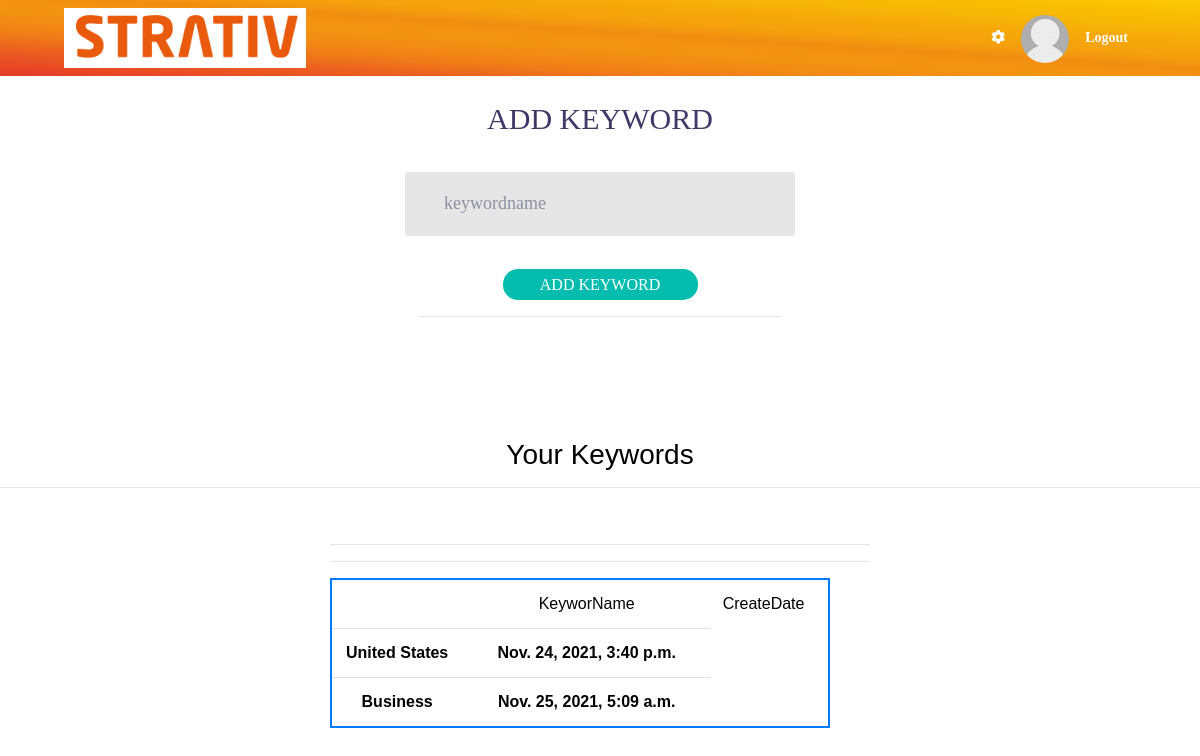
/keyword (signed in), run on the app's committed database.
### NewsFeed/models.py (models this page shows)
class Keywords(models.Model):
    keyword=models.CharField(max_length=100)
    created = models.DateTimeField(auto_now_add=True)
    user = models.ForeignKey(settings.AUTH_USER_MODEL,
                                 on_delete=models.CASCADE)

### NewsFeed/views.py (the view)
# urls.py: path("keyword", views.addkeywords, name="keyword"),
def addkeywords(request):
    if request.method == "POST":
        form = KeywordForm(request.POST)
        if form.is_valid():
            add_keyword = Keywords.objects.create(
                user=User.objects.get(pk=request.user.id),
                keyword=form.cleaned_data["keywordname"]
            )
            add_keyword.save()
            messages.success(request, "Keyword has been added successfully.")
            response = redirect("allnews")
            response['Location'] += '?option=country'
            return response
        else:
            messages.error(request, form.errors)
    else:
        form = KeywordForm()
        userkeywords = Keywords.objects.filter(user=request.user).values('keyword', 'created')
        return render(request, "NewsFeed/addkeyword.html", {"keyword_form": form, 'userkeywords': userkeywords})

### NewsFeed/forms.py
class KeywordForm(forms.Form):
    keywordname = forms.CharField(label='Keyword', max_length=150)

### NewsFeed/templates/NewsFeed/addkeyword.html (shortened to what this page needs)
{% extends "NewsFeed/layouts/base.html" %}
{% block content %}
<div class="limiter">
    <div class="container-login100" style="min-height: 10vh!important;">
        <div class="wrap-login100 p-t-10 p-b-90">
            <form action="{% url 'keyword' %}" method="POST" class="login100-form validate-form flex-sb flex-w">
                <span class="login100-form-title p-b-35">
                    Add keyword
                </span>
                <div class="wrap-input100 validate-input m-b-16" data-validate="keywordname is required">
                    <input class="input100" type="text" name="keywordname" autofocus autocapitalize="none"
                           autocomplete="keywordname" maxlength="150" required id="id_keywordname"
                           placeholder="keywordname">
                </div>
                <div class="container-login100-form-btn m-t-17">
                    <input class="login100-form-btn" type="submit" value="Add keyword">
                </div>
                <div class="col-sm-12">
                    <hr/>
                </div>
            </form>
        </div>
    </div>
</div>
<div class="peb-section-header text-center">
    <h3 class="text-white" style="color:black!important">Your Keywords</h3>
    <hr>
</div>
<div class="container">
    <div class="row">
        <div class="col-lg-3 col-md-5">
        </div>
        <div class="col-lg-6 col-md-2">
            <div class="form-horizontal">
                <br/>
                <table class="table" style="width:500px!important; border:2px solid #007bff!important">
                    <th>
                    <td style="text-align:center;padding-left:0!important;color:black!important">KeyworName</td>
                    <td style="text-align:center;padding-left:0!important;color:black!important">CreateDate</td>
                    </th>
                    {% for keyword in userkeywords %}
                    <tr>
                        <td style="text-align:center;margin:20px!important;padding-left:0!important;color:black!important">
                            <b>{{keyword.keyword}}</b>
                        </td>
                        <td style="text-align:center;margin:20px!important;padding-left:0!important;color:black!important">
                            <b>{{keyword.created}}</b>
                        </td>
                    </tr>
                    <hr>
                    {% endfor %}
                </table>
            </div>
        </div>
    </div>
</div>
{% endblock %}

### NewsFeed/static/css/main.css (style rules this page uses)
* { margin: 0px; padding: 0px; box-sizing: border-box; }
body, html { height: 100%; font-family: Ubuntu-Regular, sans-serif; }
h1,h2,h3,h4,h5,h6 { margin: 0px; }
input { outline: none; border: none; }
.limiter { width: 100%; margin: 0 auto; }
.container-login100 { width: 100%; min-height: 100vh; display: -webkit-box; display: -webkit-flex; display: -moz-box; display: -ms-flexbox; display: flex; flex-wrap: wrap; justify-content: center; align-items: center; padding: 15px; background-position: center; background-size: cover; background-repeat: no-repeat;; }
.wrap-login100 { width: 390px; background: #fff; border-radius: 10px; position: relative; }
.login100-form { width: 100%; }
.login100-form-title { font-family: Ubuntu-Bold; font-size: 30px; color: #403866; line-height: 1.2; text-transform: uppercase; text-align: center; width: 100%; display: block; }
.wrap-input100 { width: 100%; position: relative; background-color: #e6e6e6; border: 1px solid transparent; border-radius: 3px; }
.input100 { font-family: Ubuntu-Bold; color: #403866; line-height: 1.2; font-size: 18px; display: block; width: 100%; background: transparent; height: 62px; padding: 0 20px 0 38px; }
.container-login100-form-btn { width: 100%; display: -webkit-box; display: -webkit-flex; display: -moz-box; display: -ms-flexbox; display: flex; flex-wrap: wrap; }
.login100-form-btn { font-family: Ubuntu-Bold; font-size: 16px; color: #fff; line-height: 1.2; text-transform: uppercase; display: -webkit-box; display: -webkit-flex; display: -moz-box; display: -ms-flexbox; display: flex; justify-content: center; align-items: center; padding: 0 20px; margin-left: auto; margin-right: auto; width: 50%; height: 31px; background-color: #04BDAF; border-radius: 15px; -webkit-transition: all 0.4s; -o-transition: all 0.4s; -moz-transition: all 0.4s; transition: all 0.4s; }
.validate-input { position: relative; }

### data on the page
Keywords: keyword "United States", created "Nov. 24, 2021, 3:40 p.m."
Keywords: keyword "Business", created "Nov. 25, 2021, 5:09 a.m."
